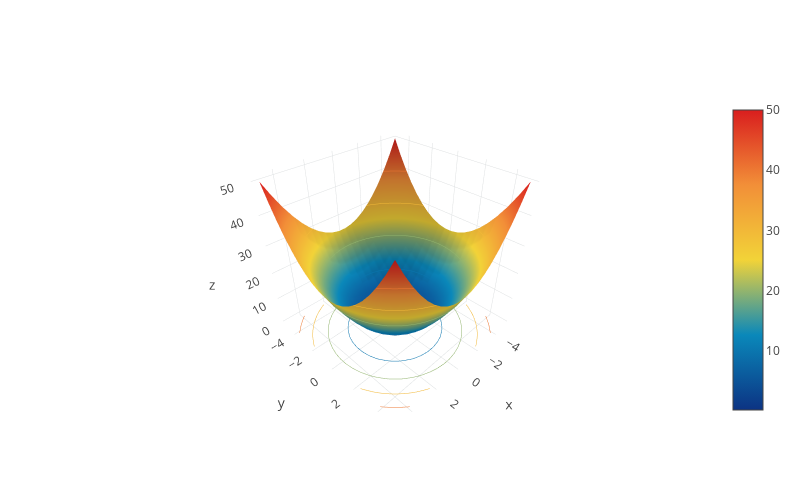

The notebook cell saved with this chart:
### Markdown cell above
#### A visual

### Code cell
c = 0 # There is no interaction in the y*x dimension
f = x**2 + y**2 + c*(x*y)
mv.plot_3d(f)
# Why is this??

### Figure 1 — Plotly figure (JSON) as saved in the notebook; plotly's stock layout.template omitted (floating-point values rounded to 4 significant figures; data arrays with more than 128 entries replaced by an {"elided": "..."} marker saying what was removed)
{"data": [{"colorscale": "Portland", "contours": {"z": {"highlightcolor": "#42f462", "project": {"z": true}, "show": true, "usecolormap": true}}, "opacity": 1, "type": "surface", "uid": "170c24ec-0643-11ea-9cc1-003ee1c643c9", "x": {"elided": "20x20 float values"}, "y": {"elided": "20x20 float values"}, "z": {"elided": "20x20 float values"}}], "layout": {"height": 500, "scene": {"xaxis": {"gridcolor": "#dee0e2", "showbackground": false, "zerolinecolor": "#dee0e2"}, "yaxis": {"gridcolor": "#dee0e2", "showbackground": false, "zerolinecolor": "#dee0e2"}, "zaxis": {"gridcolor": "#dee0e2", "showbackground": false, "zerolinecolor": "#dee0e2"}}, "showlegend": false, "width": 800}}
